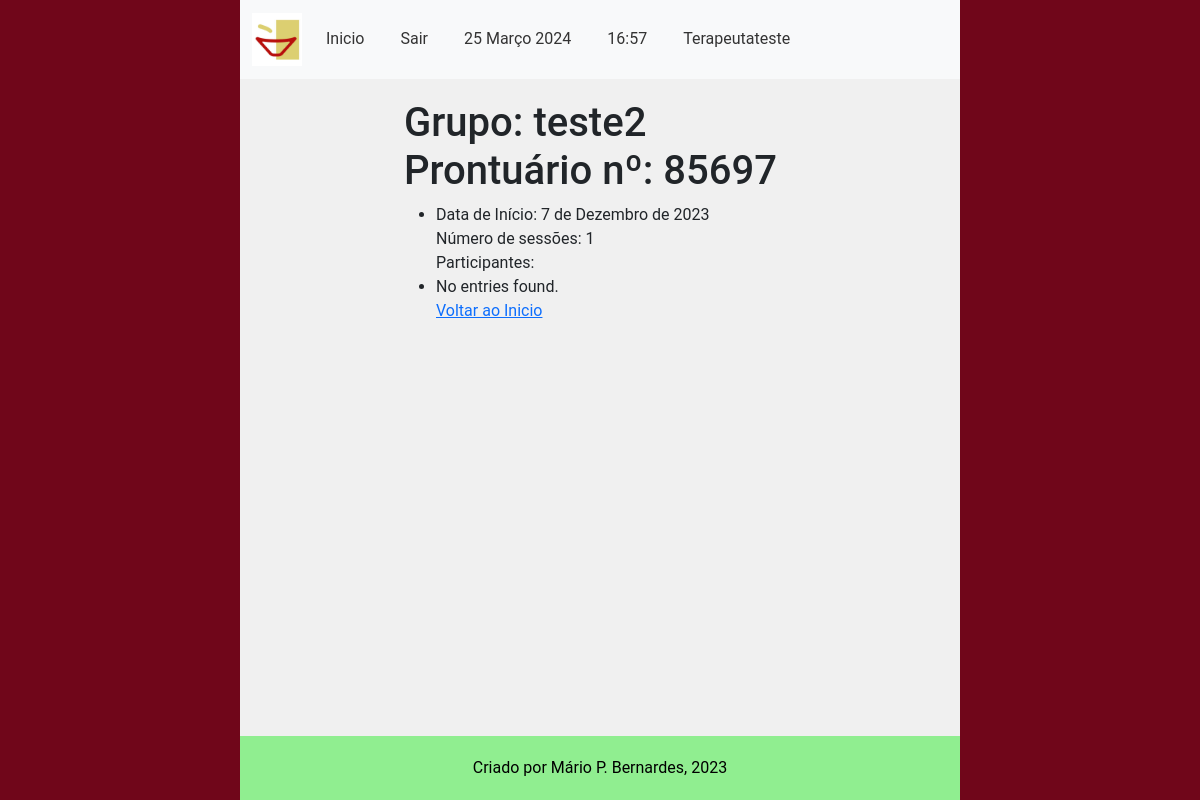
The app's page /main/dados_grupo/85697/ (signed in) with its own data.
### accounts/models.py (models this page shows, shortened)
class CustomUser(AbstractUser):
    email = models.EmailField(unique=True, verbose_name='E-mail')
    phone_number = models.CharField(max_length=11, unique=True, verbose_name='Telefone', validators=[
        validate_numbers, MinLengthValidator(limit_value=11), MaxLengthValidator(limit_value=11)
    ])
    require_otp_login = models.BooleanField(null=False, default=True)  # TODO trocar pra False
    otp = models.CharField(max_length=6, null=True, blank=True)

### main/models.py (models this page shows, shortened)
class CadastroGrupos(models.Model):
    label = models.CharField(verbose_name='Nome', max_length=100, validators=[MinLengthValidator(limit_value=4)])
    prontuario_grupo_numero = models.CharField(verbose_name='Nº Prontuário do Grupo', max_length=5,
                                               unique=True, validators=[validate_numbers,
                                                                        MinLengthValidator(limit_value=4)])
    terapeuta_responsavel = models.ForeignKey(
        'CadastroProfissionais',
        related_name='grupos',
        on_delete=models.PROTECT,
        verbose_name='Terapeuta Responsável'
    )
    terapeuta_auxiliar = models.ManyToManyField(CadastroProfissionais, verbose_name='Ego Auxiliar', blank=True)
    desligado = models.BooleanField(verbose_name='Desativado', help_text='Grupo encerrado', default=False)
    data_inicio = models.DateField(verbose_name='Data de Inicio', help_text='dd/mm/aaaa')
    data_final = models.DateField(verbose_name='Data do Desligamento', help_text='dd/mm/aaaa', blank=True, null=True,
                                  validators=[validate_date_past])
    objects = models.Manager()
    class Meta:
        verbose_name = 'Grupo'
        verbose_name_plural = 'Grupos'
        permissions = [
            ('transfer_group', 'Transferir Grupo (Terapeutas)'),
            ('deslig_group', 'Desligar Grupo (Terapeutas)'),
            ('create_group', 'Cadastrar Grupo (Terapeutas)')
        ]

### main/views.py (the view)
@login_required(login_url="/main/login")
def detalhes_grupo(request: HttpRequest, prontuario_grupo_numero: str):
    current_grupo = get_current_group(prontuario_grupo_numero)
    current_grupo_sessoes = [get_current_group_prontuario(prontuario_grupo_numero)]
    current_grupo_membros = get_pacientes_in_group(prontuario_grupo_numero)
    sessoes_count = len(current_grupo_sessoes)
    context = {
        'grupo': current_grupo,
        'sessoes': current_grupo_sessoes,
        'participantes': current_grupo_membros,
        'count': sessoes_count
    }
    return render(request, 'grupo_detalhes.html', context)

### main/services/pacientes_services.py (called while the page is built)
def get_current_group(prontuario_grupo_numero: str) -> CadastroGrupos:
    current_grupo = CadastroGrupos.objects.get(prontuario_grupo_numero=prontuario_grupo_numero)
    return current_grupo

def get_current_group_prontuario(prontuario_grupo_numero: str) -> ProntuariosGrupos:
    current_grupo_prontuario = ProntuariosGrupos.objects.filter(numero_id=prontuario_grupo_numero)
    return current_grupo_prontuario

def get_pacientes_in_group(prontuario_grupo_numero: str) -> QuerySet:
    current_group = get_current_group(prontuario_grupo_numero)
    pacientes_grupo = CadastroPacientes.objects.filter(grupo_id=current_group, desligado=False)
    return pacientes_grupo

### main/templates/grupo_detalhes.html (shortened to what this page needs)
{% extends 'middleman1.html' %}
{% load bootstrap5 %}
{% load static%}
{% block content %}
<h1> Grupo: {{ grupo.label }} <br>
     Prontuário nº:  {{ grupo.prontuario_grupo_numero }}
</h1>
    <ul>
            <li>
                Data de Início: {{ grupo.data_inicio}} <br>
                Número de sessões: {{ count }} <br>
                Participantes: {% for participante in participantes %} <br>
                <li>
                Nome: {{ participante.nome }}
                Prontuário Individual: {{ participante.prontuario_numero }}
                Contato: {{ paciente.telefone_numero }} <br>
                <a href="{% url 'main:remove_paciente' prontuario_numero=participante.prontuario_numero prontuario_grupo_numero=grupo.prontuario_grupo_numero%}"> Remover participante </a>
                </li>
                {% empty %}
                <li>No entries found.</li>
                {% endfor %}
            </li>
            <a href="{% url 'main:index' %}"> Voltar ao Inicio </a>
    </ul>
{% endblock %}

### main/templates/middleman1.html (shortened to what this page needs)
{% load static %}
{% load django_bootstrap5 %}
{% bootstrap_css %}
<!DOCTYPE html>
<html lang="pt-br">
<head>
    <link rel="stylesheet" type="text/css" href="{% static 'main_style.css' %}">
</head>
<body>
    <div class="page-container">
        <header>
            <nav class="navbar navbar-expand-lg navbar-light bg-light">
                <div class="container">
                <a class="navbar-brand" href="{% static 'fav.icon.jpeg' %}">
                    <img src="{% static 'fav.icon.jpeg' %}" alt="Your Logo" style="width: 50px; height: auto;" >
                </a>
                    <div class="collapse navbar-collapse text-dark" id="navbarNav">
                        <ul class="navbar-nav">
                            <li class="nav-item">
                                <a class="nav-link" href="{% url 'main:homepage' %}">Inicio</a>
                            </li>
                            <li class="nav-item">
                                <a class="nav-link" href="{% url 'account:logout' %}">Sair</a>
                            </li>
                            <li class="nav-item">
                    <span class="nav-link">
                        {% now "j F Y" %}
                    </span>
                </li>
                <li class="nav-item">
                    <span class="nav-link">
                        {% now "H:i" %}
                    </span>
                </li>
                <li class="nav-item">
                    <span class="nav-link">
                        {% if user.is_authenticated %}
                            {{ user.username }}
                        {% endif %}
                    </span>
                </li>
                        </ul>
                    </div>
                </div>
            </nav>
        </header>
        <main class="main-content">
            {% block content %}{% endblock %}
        </main>
        <footer class="footer">
            Criado por Mário P. Bernardes, 2023
        </footer>
    </div>
</body>
</html>

### main/static/main_style.css (style rules this page uses)
body { font-family: roboto; font-size: 16px; background-color: #f0f0f0; margin: 0; padding: 0; }
.page-container { border-left: 20vw solid #70061a; border-right: 20vw solid #70061a; min-height: 100vh; box-sizing: border-box; display: flex; flex-direction: column; }
.main-content { width: 60%; margin: 0 auto; padding: 20px; flex-grow: 1; }
.navbar { background-color: #333; color: #fff; }
.navbar-brand { font-size: 24px; }
.navbar-nav { list-style-type: none; padding: 0; }
.nav-item { margin-right: 20px; }
.nav-link { color: #333; }
.footer { background-color: lightgreen; color: #000; padding: 20px 0; text-align: center; flex-shrink: 0; }

### records on screen
CustomUser: username "Terapeutateste"
CadastroGrupos: label "teste2", prontuario_grupo_numero "85697", data_inicio "7 de Dezembro de 2023"

### other values on screen
{{ count }} "1"
